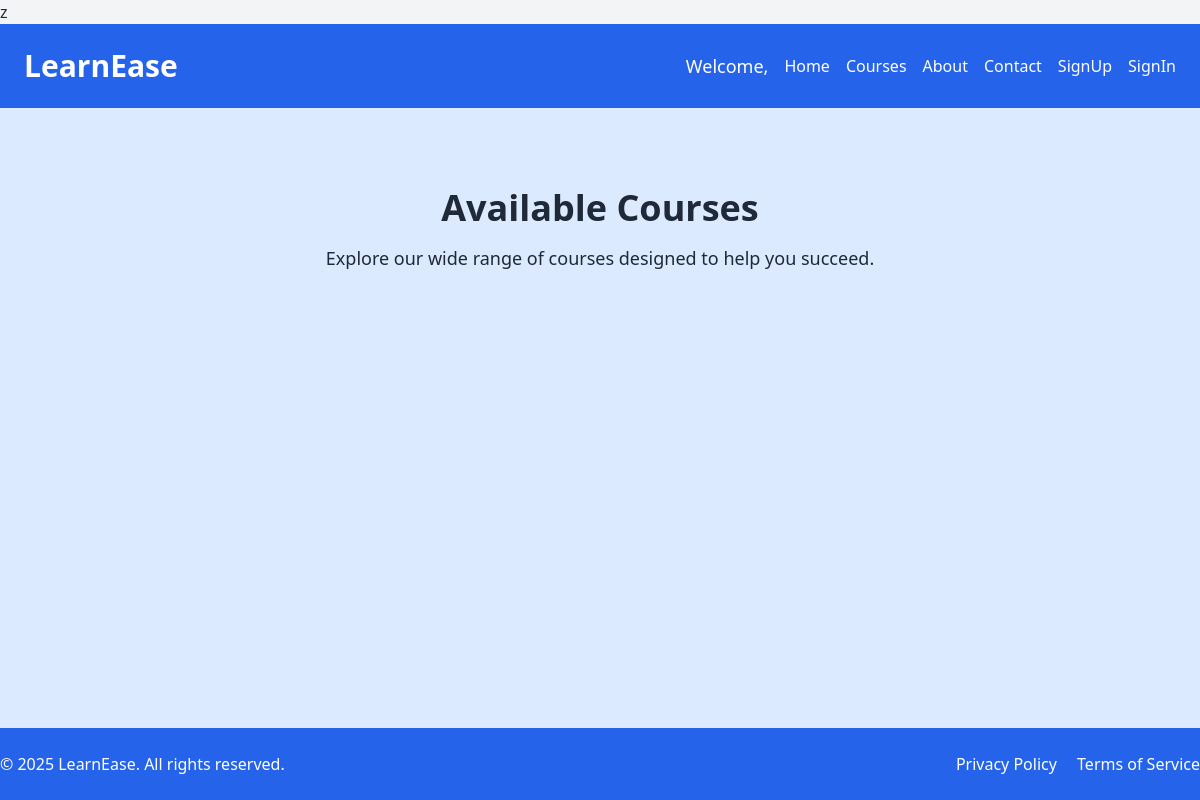
Page /Courses/ on the earlier database version.
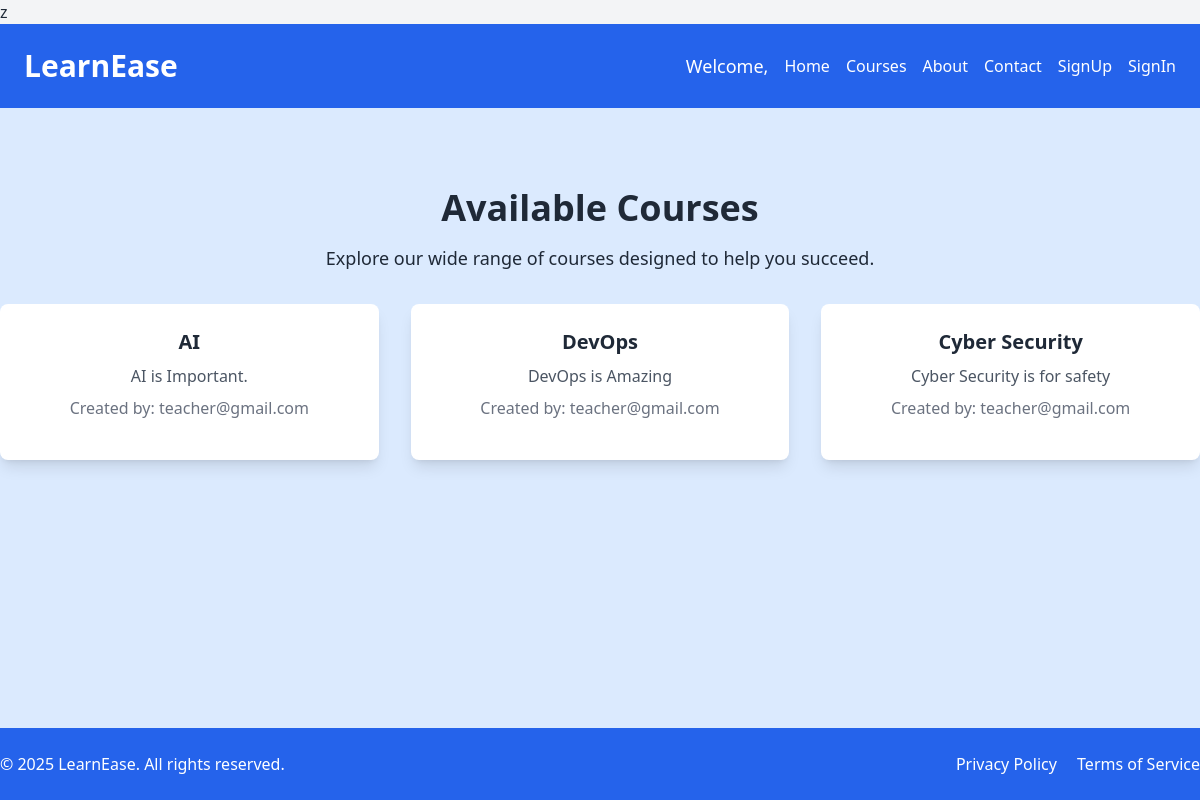
Same page on the later database version.
### aiutorapp/models.py (models this page shows, shortened)
class Course(models.Model):
    name = models.CharField(max_length=255)
    description = models.TextField()
    creator = models.ForeignKey(CustomUser, on_delete=models.CASCADE)  # Link to the teacher who created the course
    created_at = models.DateTimeField(auto_now_add=True)  # Timestamp for when the course was created
    file = models.FileField(upload_to='course_files/', blank=True, null=True)  # Field for uploading course files
    media_files = models.FileField(upload_to='media_files/', blank=True, null=True)  # Field for uploading multiple media files
    youtube_link = models.URLField(blank=True, null=True)  # Field for storing YouTube video link

class CustomUser(AbstractUser):
    USER_TYPE_CHOICES = (
        ('teacher', 'As Teacher'),
        ('student', 'As Student'),
    )
    user_type = models.CharField(max_length=10, choices=USER_TYPE_CHOICES)

### aiutorapp/views.py (the view)
# urls.py: path('Courses/', views.courses, name='courses'),
def courses(request):
    logger.info(f"Request method: {request.method}, Path: {request.path}")
    all_courses = Course.objects.all()  # Fetch all courses
    enrolled_courses = Enrollment.objects.filter(student=request.user.id).values_list('course', flat=True) if request.user.is_authenticated else []  # Fetch enrolled course IDs for authenticated users
    return render(request, 'courses.html', {'courses': all_courses, 'enrolled_courses': enrolled_courses})

### aiutorapp/templates/courses.html (shortened to what this page needs)
z{% load static tailwind_tags %}
{% load static %}
<!DOCTYPE html>
<html lang="en">
<head>
    <link href="https://cdn.jsdelivr.net/npm/tailwindcss@2.2.19/dist/tailwind.min.css" rel="stylesheet">
    <link rel="stylesheet" href="{% static 'style.css' %}">
    {% tailwind_css %}
</head>
<body class="bg-gray-100 text-gray-800 font-sans flex flex-col min-h-screen">
    {% include 'header.html' %}
    <section class="py-20 bg-blue-100 flex-grow">
        <div class="max-w-7xl mx-auto text-center">
            <h2 class="text-4xl font-extrabold">Available Courses</h2>
            <p class="mt-4 text-lg">Explore our wide range of courses designed to help you succeed.</p>
            <div class="mt-8 grid grid-cols-1 md:grid-cols-3 gap-8">
                {% for course in courses %}
                <div class="bg-white p-6 rounded-lg shadow-lg">
                    <h3 class="text-xl font-semibold">{{ course.name }}</h3>
                    <p class="mt-2 text-gray-600">{{ course.description }}</p>
                    <p class="mt-2 text-gray-500">Created by: {{ course.creator.username }}</p>
                </div>
                {% endfor %}
            </div>
        </div>
    </section>
    {% include 'footer.html' %}
</body>
</html>

Differences in the rows shown:
added Course: name "AI", description "AI is Important.", creator.username "teacher@gmail.com"
added Course: name "DevOps", description "DevOps is Amazing", creator.username "teacher@gmail.com"
added Course: name "Cyber Security", description "Cyber Security is for safety", creator.username "teacher@gmail.com"
